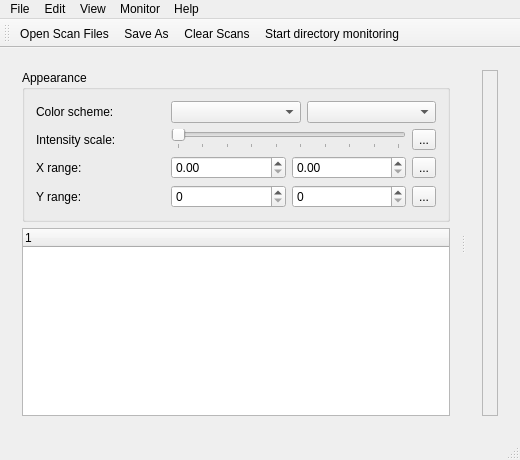
<?xml version="1.0" encoding="UTF-8"?>
<ui version="4.0">
 <class>MainWindow</class>
 <widget class="QMainWindow" name="MainWindow">
  <property name="geometry">
   <rect>
    <x>0</x>
    <y>0</y>
    <width>520</width>
    <height>460</height>
   </rect>
  </property>
  <widget class="QWidget" name="centralWidget">
   <layout class="QVBoxLayout" name="verticalLayout_2">
    <item>
     <widget class="QSplitter" name="splitterV">
      <property name="orientation">
       <enum>Qt::Horizontal</enum>
      </property>
      <widget class="QWidget" name="layoutWidget">
       <layout class="QVBoxLayout" name="verticalLayout">
        <item>
         <widget class="QGroupBox" name="groupBox">
          <property name="title">
           <string>Appearance</string>
          </property>
          <layout class="QGridLayout" name="gridLayout">
           <item row="0" column="0">
            <widget class="QLabel" name="label_3">
             <property name="text">
              <string>Color scheme:</string>
             </property>
            </widget>
           </item>
           <item row="2" column="1" colspan="2">
            <layout class="QHBoxLayout" name="horizontalLayout_5">
             <item>
              <widget class="QDoubleSpinBox" name="doubleSpinBoxXrangeMin"/>
             </item>
             <item>
              <widget class="QDoubleSpinBox" name="doubleSpinBoxXrangeMax"/>
             </item>
             <item>
              <widget class="QToolButton" name="toolButtonResetXRange">
               <property name="text">
                <string>...</string>
               </property>
               <property name="icon">
                <iconset theme="profex-undo"/>
               </property>
              </widget>
             </item>
            </layout>
           </item>
           <item row="3" column="1" colspan="2">
            <layout class="QHBoxLayout" name="horizontalLayout_4">
             <item>
              <widget class="QSpinBox" name="spinBoxYrangeMin"/>
             </item>
             <item>
              <widget class="QSpinBox" name="spinBoxYrangeMax"/>
             </item>
             <item>
              <widget class="QToolButton" name="toolButtonResetYRange">
               <property name="text">
                <string>...</string>
               </property>
               <property name="icon">
                <iconset theme="profex-undo"/>
               </property>
              </widget>
             </item>
            </layout>
           </item>
           <item row="0" column="2">
            <widget class="QComboBox" name="comboBoxColorTemp"/>
           </item>
           <item row="1" column="0">
            <widget class="QLabel" name="label_4">
             <property name="text">
              <string>Intensity scale:</string>
             </property>
            </widget>
           </item>
           <item row="2" column="0">
            <widget class="QLabel" name="label_5">
             <property name="text">
              <string>X range:</string>
             </property>
            </widget>
           </item>
           <item row="3" column="0">
            <widget class="QLabel" name="label_6">
             <property name="text">
              <string>Y range:</string>
             </property>
            </widget>
           </item>
           <item row="0" column="1">
            <widget class="QComboBox" name="comboBoxColorScale"/>
           </item>
           <item row="1" column="1" colspan="2">
            <layout class="QHBoxLayout" name="horizontalLayout_9">
             <item>
              <widget class="QSlider" name="sliderGamma">
               <property name="minimum">
                <number>1</number>
               </property>
               <property name="maximum">
                <number>10</number>
               </property>
               <property name="pageStep">
                <number>5</number>
               </property>
               <property name="orientation">
                <enum>Qt::Horizontal</enum>
               </property>
               <property name="tickPosition">
                <enum>QSlider::TicksBelow</enum>
               </property>
               <property name="tickInterval">
                <number>1</number>
               </property>
              </widget>
             </item>
             <item>
              <widget class="QToolButton" name="toolButtonResetGamma">
               <property name="toolTip">
                <string>Reset gamma to linear scale</string>
               </property>
               <property name="text">
                <string>...</string>
               </property>
               <property name="icon">
                <iconset theme="profex-undo"/>
               </property>
              </widget>
             </item>
            </layout>
           </item>
          </layout>
         </widget>
        </item>
        <item>
         <widget class="QTreeWidget" name="treeWidgetScans">
          <property name="selectionMode">
           <enum>QAbstractItemView::ExtendedSelection</enum>
          </property>
          <column>
           <property name="text">
            <string notr="true">1</string>
           </property>
          </column>
         </widget>
        </item>
       </layout>
      </widget>
      <widget class="QWidget" name="layoutWidget">
       <layout class="QHBoxLayout" name="horizontalLayout">
        <item>
         <widget class="LutScale2D" name="lutScaleWidget" native="true">
          <property name="sizePolicy">
           <sizepolicy hsizetype="Preferred" vsizetype="Expanding">
            <horstretch>0</horstretch>
            <verstretch>0</verstretch>
           </sizepolicy>
          </property>
         </widget>
        </item>
        <item>
         <widget class="WaterfallPlotWidget" name="plotWidget">
          <property name="sizePolicy">
           <sizepolicy hsizetype="Expanding" vsizetype="Expanding">
            <horstretch>0</horstretch>
            <verstretch>0</verstretch>
           </sizepolicy>
          </property>
          <property name="frameShape">
           <enum>QFrame::StyledPanel</enum>
          </property>
          <property name="frameShadow">
           <enum>QFrame::Raised</enum>
          </property>
         </widget>
        </item>
       </layout>
      </widget>
     </widget>
    </item>
   </layout>
  </widget>
  <widget class="QMenuBar" name="menuBar">
   <property name="geometry">
    <rect>
     <x>0</x>
     <y>0</y>
     <width>520</width>
     <height>20</height>
    </rect>
   </property>
   <widget class="QMenu" name="menuFile">
    <property name="title">
     <string>File</string>
    </property>
    <addaction name="actionOpen_Scan_Files"/>
    <addaction name="actionSave_As"/>
    <addaction name="separator"/>
    <addaction name="actionClear_Scans"/>
    <addaction name="actionRemove_selected_scans"/>
    <addaction name="actionRemove_unchecked_scans"/>
    <addaction name="separator"/>
    <addaction name="actionQuit"/>
   </widget>
   <widget class="QMenu" name="menuView">
    <property name="title">
     <string>View</string>
    </property>
    <addaction name="actionDraw_scan_names"/>
    <addaction name="actionSmooth_interpolation"/>
    <addaction name="actionHorizontal_grid"/>
    <addaction name="actionVertical_grid"/>
   </widget>
   <widget class="QMenu" name="menuEdit">
    <property name="title">
     <string>Edit</string>
    </property>
    <addaction name="actionHighlight_selected_scans"/>
    <addaction name="actionSet_Label_Filter"/>
   </widget>
   <widget class="QMenu" name="menuMonitor">
    <property name="title">
     <string>Monitor</string>
    </property>
    <addaction name="actionDirectory"/>
    <addaction name="actionMonitor"/>
   </widget>
   <widget class="QMenu" name="menuHelp">
    <property name="title">
     <string>Help</string>
    </property>
    <addaction name="actionAbout_ProfexWP"/>
   </widget>
   <addaction name="menuFile"/>
   <addaction name="menuEdit"/>
   <addaction name="menuView"/>
   <addaction name="menuMonitor"/>
   <addaction name="menuHelp"/>
  </widget>
  <widget class="QToolBar" name="mainToolBar">
   <property name="windowTitle">
    <string>Main Toolbar</string>
   </property>
   <attribute name="toolBarArea">
    <enum>TopToolBarArea</enum>
   </attribute>
   <attribute name="toolBarBreak">
    <bool>false</bool>
   </attribute>
   <addaction name="actionOpen_Scan_Files"/>
   <addaction name="actionSave_As"/>
   <addaction name="actionClear_Scans"/>
   <addaction name="actionMonitor"/>
  </widget>
  <widget class="QStatusBar" name="statusBar"/>
  <action name="actionOpen_Scan_Files">
   <property name="icon">
    <iconset theme="profex-folder-graph"/>
   </property>
   <property name="text">
    <string>Open Scan Files...</string>
   </property>
  </action>
  <action name="actionSave_As">
   <property name="icon">
    <iconset theme="profex-save-as"/>
   </property>
   <property name="text">
    <string>Save As...</string>
   </property>
  </action>
  <action name="actionClear_Scans">
   <property name="icon">
    <iconset theme="profex-document-close"/>
   </property>
   <property name="text">
    <string>Clear Scans...</string>
   </property>
  </action>
  <action name="actionQuit">
   <property name="icon">
    <iconset theme="profex-exit"/>
   </property>
   <property name="text">
    <string>Quit</string>
   </property>
  </action>
  <action name="actionRemove_selected_scans">
   <property name="text">
    <string>Remove selected scans</string>
   </property>
  </action>
  <action name="actionRemove_unchecked_scans">
   <property name="text">
    <string>Remove unchecked scans</string>
   </property>
  </action>
  <action name="actionHighlight_selected_scans">
   <property name="checkable">
    <bool>true</bool>
   </property>
   <property name="text">
    <string>Highlight selected scans</string>
   </property>
  </action>
  <action name="actionSmooth_interpolation">
   <property name="checkable">
    <bool>true</bool>
   </property>
   <property name="text">
    <string>Smooth interpolation</string>
   </property>
  </action>
  <action name="actionHorizontal_grid">
   <property name="checkable">
    <bool>true</bool>
   </property>
   <property name="text">
    <string>Horizontal grid</string>
   </property>
  </action>
  <action name="actionVertical_grid">
   <property name="checkable">
    <bool>true</bool>
   </property>
   <property name="text">
    <string>Vertical grid</string>
   </property>
  </action>
  <action name="actionDirectory">
   <property name="text">
    <string>Select Directory...</string>
   </property>
  </action>
  <action name="actionMonitor">
   <property name="checkable">
    <bool>true</bool>
   </property>
   <property name="icon">
    <iconset theme="profex-search-match"/>
   </property>
   <property name="text">
    <string>Start directory monitoring</string>
   </property>
   <property name="toolTip">
    <string>Start directory monitoring</string>
   </property>
  </action>
  <action name="actionSet_Label_Filter">
   <property name="text">
    <string>Set Label Filter...</string>
   </property>
  </action>
  <action name="actionAbout_ProfexWP">
   <property name="text">
    <string>About ProfexWP</string>
   </property>
  </action>
  <action name="actionDraw_scan_names">
   <property name="checkable">
    <bool>true</bool>
   </property>
   <property name="text">
    <string>Draw scan names</string>
   </property>
  </action>
 </widget>
 <layoutdefault spacing="6" margin="11"/>
 <customwidgets>
  <customwidget>
   <class>LutScale2D</class>
   <extends>QWidget</extends>
   <header>lutscale2d.h</header>
   <container>1</container>
  </customwidget>
  <customwidget>
   <class>WaterfallPlotWidget</class>
   <extends>QFrame</extends>
   <header>waterfallplotwidget.h</header>
   <container>1</container>
   <slots>
    <slot>setSmoothInterpolation(bool)</slot>
    <slot>setDrawGridVertical(bool)</slot>
    <slot>setDrawGridHorizontal(bool)</slot>
   </slots>
  </customwidget>
 </customwidgets>
 <tabstops>
  <tabstop>comboBoxColorScale</tabstop>
  <tabstop>comboBoxColorTemp</tabstop>
  <tabstop>sliderGamma</tabstop>
  <tabstop>toolButtonResetGamma</tabstop>
  <tabstop>doubleSpinBoxXrangeMin</tabstop>
  <tabstop>doubleSpinBoxXrangeMax</tabstop>
  <tabstop>toolButtonResetXRange</tabstop>
  <tabstop>spinBoxYrangeMin</tabstop>
  <tabstop>spinBoxYrangeMax</tabstop>
  <tabstop>toolButtonResetYRange</tabstop>
 </tabstops>
 <resources/>
 <connections>
  <connection>
   <sender>actionOpen_Scan_Files</sender>
   <signal>triggered()</signal>
   <receiver>MainWindow</receiver>
   <slot>addFile()</slot>
   <hints>
    <hint type="sourcelabel">
     <x>-1</x>
     <y>-1</y>
    </hint>
    <hint type="destinationlabel">
     <x>436</x>
     <y>312</y>
    </hint>
   </hints>
  </connection>
  <connection>
   <sender>actionSave_As</sender>
   <signal>triggered()</signal>
   <receiver>MainWindow</receiver>
   <slot>saveAs()</slot>
   <hints>
    <hint type="sourcelabel">
     <x>-1</x>
     <y>-1</y>
    </hint>
    <hint type="destinationlabel">
     <x>436</x>
     <y>312</y>
    </hint>
   </hints>
  </connection>
  <connection>
   <sender>actionClear_Scans</sender>
   <signal>triggered()</signal>
   <receiver>MainWindow</receiver>
   <slot>clearScans()</slot>
   <hints>
    <hint type="sourcelabel">
     <x>-1</x>
     <y>-1</y>
    </hint>
    <hint type="destinationlabel">
     <x>436</x>
     <y>312</y>
    </hint>
   </hints>
  </connection>
  <connection>
   <sender>actionQuit</sender>
   <signal>triggered()</signal>
   <receiver>MainWindow</receiver>
   <slot>close()</slot>
   <hints>
    <hint type="sourcelabel">
     <x>-1</x>
     <y>-1</y>
    </hint>
    <hint type="destinationlabel">
     <x>436</x>
     <y>312</y>
    </hint>
   </hints>
  </connection>
  <connection>
   <sender>toolButtonResetXRange</sender>
   <signal>clicked()</signal>
   <receiver>MainWindow</receiver>
   <slot>resetX()</slot>
   <hints>
    <hint type="sourcelabel">
     <x>149</x>
     <y>143</y>
    </hint>
    <hint type="destinationlabel">
     <x>436</x>
     <y>312</y>
    </hint>
   </hints>
  </connection>
  <connection>
   <sender>toolButtonResetYRange</sender>
   <signal>clicked()</signal>
   <receiver>MainWindow</receiver>
   <slot>resetY()</slot>
   <hints>
    <hint type="sourcelabel">
     <x>149</x>
     <y>147</y>
    </hint>
    <hint type="destinationlabel">
     <x>436</x>
     <y>312</y>
    </hint>
   </hints>
  </connection>
  <connection>
   <sender>doubleSpinBoxXrangeMin</sender>
   <signal>valueChanged(double)</signal>
   <receiver>MainWindow</receiver>
   <slot>xRangeChanged()</slot>
   <hints>
    <hint type="sourcelabel">
     <x>149</x>
     <y>143</y>
    </hint>
    <hint type="destinationlabel">
     <x>322</x>
     <y>44</y>
    </hint>
   </hints>
  </connection>
  <connection>
   <sender>doubleSpinBoxXrangeMax</sender>
   <signal>valueChanged(double)</signal>
   <receiver>MainWindow</receiver>
   <slot>xRangeChanged()</slot>
   <hints>
    <hint type="sourcelabel">
     <x>149</x>
     <y>143</y>
    </hint>
    <hint type="destinationlabel">
     <x>527</x>
     <y>39</y>
    </hint>
   </hints>
  </connection>
  <connection>
   <sender>spinBoxYrangeMin</sender>
   <signal>valueChanged(int)</signal>
   <receiver>MainWindow</receiver>
   <slot>yRangeChanged()</slot>
   <hints>
    <hint type="sourcelabel">
     <x>149</x>
     <y>147</y>
    </hint>
    <hint type="destinationlabel">
     <x>392</x>
     <y>40</y>
    </hint>
   </hints>
  </connection>
  <connection>
   <sender>spinBoxYrangeMax</sender>
   <signal>valueChanged(int)</signal>
   <receiver>MainWindow</receiver>
   <slot>yRangeChanged()</slot>
   <hints>
    <hint type="sourcelabel">
     <x>149</x>
     <y>147</y>
    </hint>
    <hint type="destinationlabel">
     <x>665</x>
     <y>42</y>
    </hint>
   </hints>
  </connection>
  <connection>
   <sender>actionDirectory</sender>
   <signal>triggered()</signal>
   <receiver>MainWindow</receiver>
   <slot>selectDir()</slot>
   <hints>
    <hint type="sourcelabel">
     <x>-1</x>
     <y>-1</y>
    </hint>
    <hint type="destinationlabel">
     <x>867</x>
     <y>104</y>
    </hint>
   </hints>
  </connection>
  <connection>
   <sender>sliderGamma</sender>
   <signal>valueChanged(int)</signal>
   <receiver>MainWindow</receiver>
   <slot>gammaChanged(int)</slot>
   <hints>
    <hint type="sourcelabel">
     <x>149</x>
     <y>139</y>
    </hint>
    <hint type="destinationlabel">
     <x>871</x>
     <y>145</y>
    </hint>
   </hints>
  </connection>
  <connection>
   <sender>toolButtonResetGamma</sender>
   <signal>clicked()</signal>
   <receiver>MainWindow</receiver>
   <slot>resetGamma()</slot>
   <hints>
    <hint type="sourcelabel">
     <x>149</x>
     <y>139</y>
    </hint>
    <hint type="destinationlabel">
     <x>868</x>
     <y>204</y>
    </hint>
   </hints>
  </connection>
  <connection>
   <sender>actionRemove_selected_scans</sender>
   <signal>triggered()</signal>
   <receiver>MainWindow</receiver>
   <slot>removeSelected()</slot>
   <hints>
    <hint type="sourcelabel">
     <x>-1</x>
     <y>-1</y>
    </hint>
    <hint type="destinationlabel">
     <x>436</x>
     <y>312</y>
    </hint>
   </hints>
  </connection>
  <connection>
   <sender>actionRemove_unchecked_scans</sender>
   <signal>triggered()</signal>
   <receiver>MainWindow</receiver>
   <slot>removeUnchecked()</slot>
   <hints>
    <hint type="sourcelabel">
     <x>-1</x>
     <y>-1</y>
    </hint>
    <hint type="destinationlabel">
     <x>436</x>
     <y>312</y>
    </hint>
   </hints>
  </connection>
  <connection>
   <sender>actionHighlight_selected_scans</sender>
   <signal>toggled(bool)</signal>
   <receiver>MainWindow</receiver>
   <slot>scanHighlightingToggled(bool)</slot>
   <hints>
    <hint type="sourcelabel">
     <x>-1</x>
     <y>-1</y>
    </hint>
    <hint type="destinationlabel">
     <x>436</x>
     <y>312</y>
    </hint>
   </hints>
  </connection>
  <connection>
   <sender>actionMonitor</sender>
   <signal>toggled(bool)</signal>
   <receiver>MainWindow</receiver>
   <slot>monitorDir(bool)</slot>
   <hints>
    <hint type="sourcelabel">
     <x>-1</x>
     <y>-1</y>
    </hint>
    <hint type="destinationlabel">
     <x>259</x>
     <y>229</y>
    </hint>
   </hints>
  </connection>
  <connection>
   <sender>actionSmooth_interpolation</sender>
   <signal>toggled(bool)</signal>
   <receiver>plotWidget</receiver>
   <slot>setSmoothInterpolation(bool)</slot>
   <hints>
    <hint type="sourcelabel">
     <x>-1</x>
     <y>-1</y>
    </hint>
    <hint type="destinationlabel">
     <x>496</x>
     <y>248</y>
    </hint>
   </hints>
  </connection>
  <connection>
   <sender>actionVertical_grid</sender>
   <signal>toggled(bool)</signal>
   <receiver>plotWidget</receiver>
   <slot>setDrawGridVertical(bool)</slot>
   <hints>
    <hint type="sourcelabel">
     <x>-1</x>
     <y>-1</y>
    </hint>
    <hint type="destinationlabel">
     <x>496</x>
     <y>248</y>
    </hint>
   </hints>
  </connection>
  <connection>
   <sender>actionHorizontal_grid</sender>
   <signal>toggled(bool)</signal>
   <receiver>plotWidget</receiver>
   <slot>setDrawGridHorizontal(bool)</slot>
   <hints>
    <hint type="sourcelabel">
     <x>-1</x>
     <y>-1</y>
    </hint>
    <hint type="destinationlabel">
     <x>496</x>
     <y>248</y>
    </hint>
   </hints>
  </connection>
  <connection>
   <sender>actionSet_Label_Filter</sender>
   <signal>triggered()</signal>
   <receiver>MainWindow</receiver>
   <slot>setLabelFilter()</slot>
   <hints>
    <hint type="sourcelabel">
     <x>-1</x>
     <y>-1</y>
    </hint>
    <hint type="destinationlabel">
     <x>259</x>
     <y>229</y>
    </hint>
   </hints>
  </connection>
  <connection>
   <sender>actionAbout_ProfexWP</sender>
   <signal>triggered()</signal>
   <receiver>MainWindow</receiver>
   <slot>helpAbout()</slot>
   <hints>
    <hint type="sourcelabel">
     <x>-1</x>
     <y>-1</y>
    </hint>
    <hint type="destinationlabel">
     <x>259</x>
     <y>229</y>
    </hint>
   </hints>
  </connection>
  <connection>
   <sender>actionDraw_scan_names</sender>
   <signal>toggled(bool)</signal>
   <receiver>MainWindow</receiver>
   <slot>toggleDrawScanNames(bool)</slot>
   <hints>
    <hint type="sourcelabel">
     <x>-1</x>
     <y>-1</y>
    </hint>
    <hint type="destinationlabel">
     <x>259</x>
     <y>229</y>
    </hint>
   </hints>
  </connection>
 </connections>
 <slots>
  <slot>saveAs()</slot>
  <slot>preferences()</slot>
  <slot>monitorDir(bool)</slot>
  <slot>resetY()</slot>
  <slot>resetX()</slot>
  <slot>selectDir()</slot>
  <slot>addFile()</slot>
  <slot>clearScans()</slot>
  <slot>yRangeChanged()</slot>
  <slot>xRangeChanged()</slot>
  <slot>itemsSorted()</slot>
  <slot>gammaChanged(int)</slot>
  <slot>resetGamma()</slot>
  <slot>removeSelected()</slot>
  <slot>removeUnchecked()</slot>
  <slot>scanHighlightingToggled(bool)</slot>
  <slot>setLabelFilter()</slot>
  <slot>helpAbout()</slot>
  <slot>toggleDrawScanNames(bool)</slot>
 </slots>
</ui>
